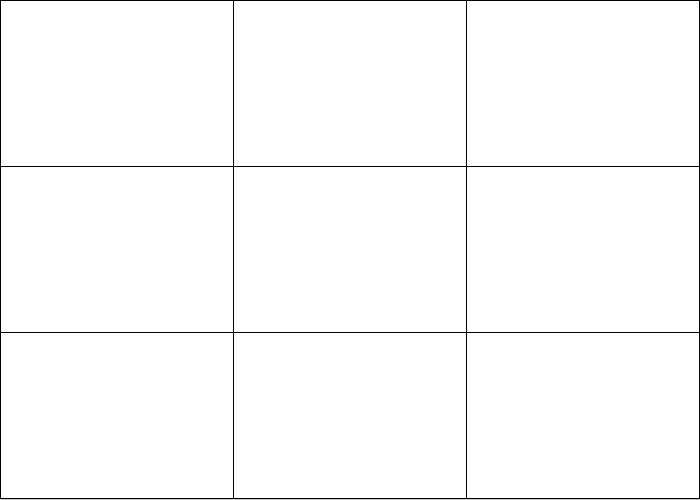
Frame 1 (no input)
Frame 60 (the mouse pressed at the canvas centre just before this capture): identical to frame 1, image omitted
Frame 120 (the mouse held since frame 60 and released just before this capture): identical to frame 1, image omitted

The Processing sketch that drew this single still picture (run headless with seeded random() and noise(); from frame 60 on, the mouse is pressed at the canvas centre):

// Processing sketch: ThreeByThreeMatrix_ProceduralFloat
// ── ThreeByThreeMatrix_ProceduralFloat.pde
void setup() {
  size(700, 500);
  //fullScreen(); //displayWidth //displayHeight
  int appWidth = width;
  int appHeight = height;
  //
  int numberofSquares = 9; //can be defined at anytime
  int parameters = 4; //strict to rect()
  float[] rectVar = new float[numberofSquares*parameters];
  int columns = 3; //can be defined at anytime
  int rows = 3; //can be defined at anytime
  //
  int i=0;
  for ( int x=0; x<columns; x++ ) {//Will fail if not a mutliple
    for ( int y=0; y<rows; y++ ) { //Will fail if not a multiple
      //println(x, y);
      if ( rectVar.length%parameters==0 ) {
        //println(i);
        rectVar[i] = populateArray(x, appWidth, columns);
        rectVar[i+1] = populateArray(y, appHeight, rows);
        rectVar[i+2] = populateArray(1, appWidth, columns);
        rectVar[i+3] = populateArray(1, appHeight, rows);
        //rectVar[i]= x*(appWidth/columns); //repeat line with different variable
        //rectVar[i+1]= y*(appHeight/rows); //repeat line with different variable
        ///rectVar[i+2]=appWidth/columns; //repeat line with different variable
        //rectVar[i+3]=appHeight/rows; //repeat line with different variable
        i+=parameters; //Functions like a WHILE
      } else {
        println("ERROR with Array Length populating Array");
        exit();
      }
    }
  }
  //
  //printArray(rectVar);
  //
  if ( rectVar.length%parameters==0 ) {
    for (i=0; i<rectVar.length; i+=parameters) {
      rect(rectVar[i], rectVar[i+1], rectVar[i+2], rectVar[i+3]);
    }
  } else {
    println("ERROR with Array Length printing Rectangles");
    exit();
  }
  //
  /*
  rect(0*(appWidth/columns), 0*(appHeight/rows), appWidth/columns, appHeight/rows);
   rect(0*(appWidth/columns), 1*(appHeight/rows), appWidth/columns, appHeight/rows);
   rect(0*(appWidth/columns), 2*(appHeight/rows), appWidth/columns, appHeight/rows);
   rect(1*(appWidth/columns), 0*(appHeight/rows), appWidth/columns, appHeight/rows);
   rect(1*(appWidth/columns), 1*(appHeight/rows), appWidth/columns, appHeight/rows);
   rect(1*(appWidth/columns), 2*(appHeight/rows), appWidth/columns, appHeight/rows);
   rect(2*(appWidth/columns), 0*(appHeight/rows), appWidth/columns, appHeight/rows);
   rect(2*(appWidth/columns), 1*(appHeight/rows), appWidth/columns, appHeight/rows);
   rect(2*(appWidth/columns), 2*(appHeight/rows), appWidth/columns, appHeight/rows);
   */
}//End setup

void draw() {
}//End Draw
//
//End MAIN

// ── Procedures.pde
float populateArray(int a, int b, int c) {
  return a*(b/c);
  //println(collection[i]);
}//End Populate Array
//
//Recursion
void drawRectangles() {
}
//
//End Procedures
